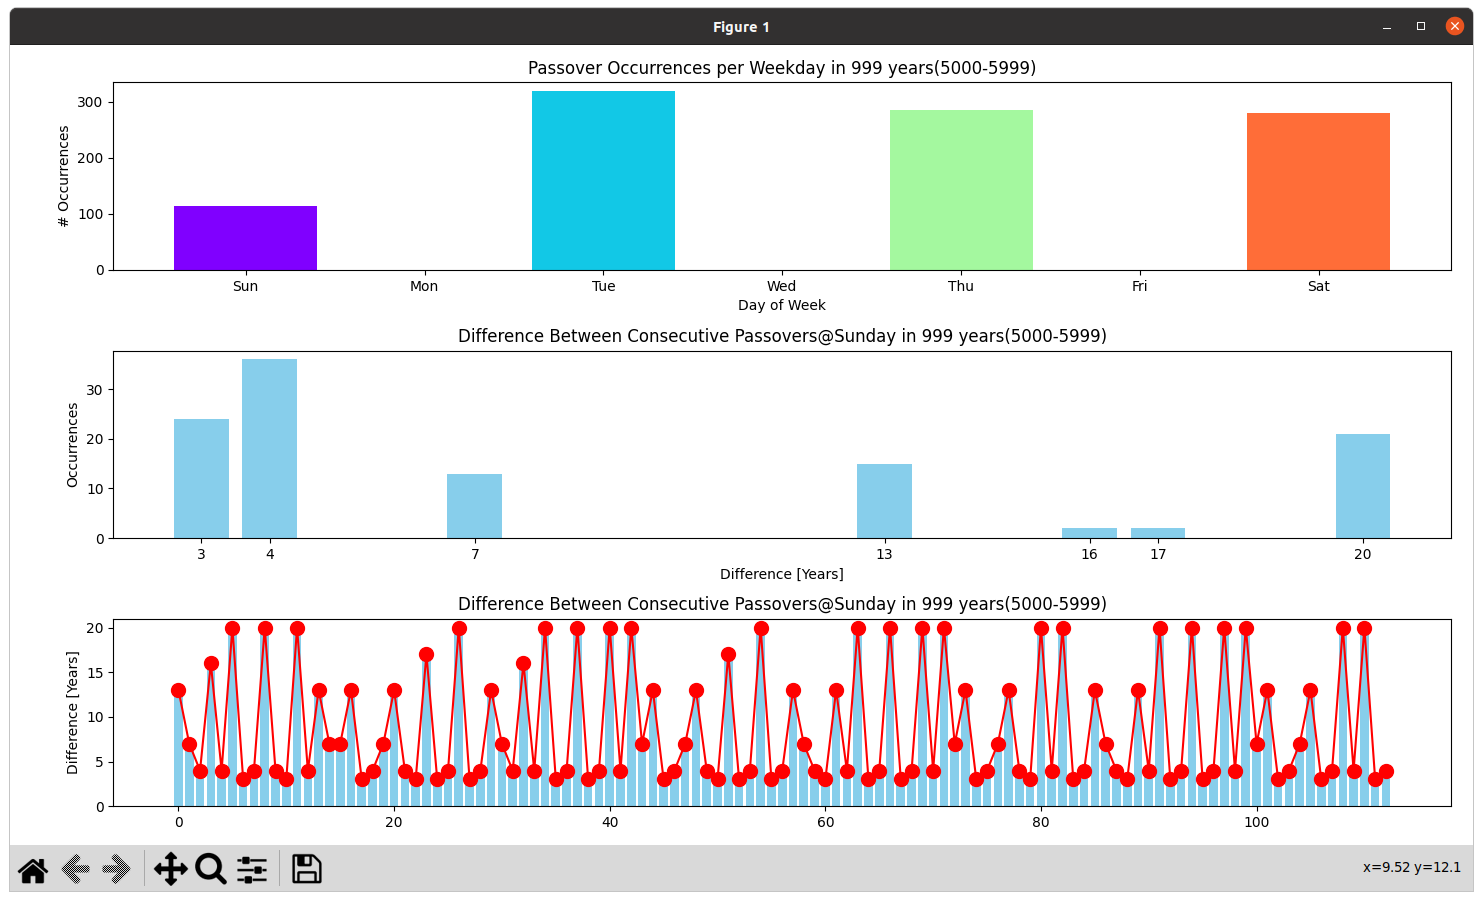

Source code (Python):
from collections import Counter
import matplotlib.pyplot as plt
import hdate
import molad
import numpy as np

begin, end = 5000, 5999
weekdays = []
for year in range(begin, end):
    the_day = hdate.HDate(15, "ניסן", year)
    weekdays.append(molad.Months.weekday(the_day))

yearlen = [molad.Months.year_days(year) for year in range(begin, end)]

# First histogram: count occurrences of weekdays
weekday_counts = Counter(weekdays)
labels = list(range(1, 8))
weekdays_names = ['Sun', 'Mon', 'Tue', 'Wed', 'Thu', 'Fri', 'Sat']
weekday_values = [weekday_counts.get(i, 0) for i in labels]

# Second histogram: count differences
diffs = np.diff(np.where(np.array(weekdays) == 1)).squeeze()
diff_counts = Counter(diffs)
diff_labels = sorted(diff_counts.keys())
diff_values = [diff_counts[i] for i in diff_labels]

# Create the subplots
fig, (ax1, ax2, ax3) = plt.subplots(3, 1, figsize=(10, 8))

# First plot: weekdays
colors = plt.cm.rainbow([i / 7 for i in range(7)])
ax1.bar(weekdays_names, weekday_values, color=colors)
ax1.set_title(
    f'Passover Occurrences per Weekday in {end-begin} years({begin}-{end})')
ax1.set_xlabel('Day of Week')
ax1.set_ylabel('# Occurrences')

# Second plot: differences
ax2.bar(diff_labels, diff_values, color='skyblue')
ax2.set_title(
    f'Difference Between Consecutive Passovers@Sunday in {end-begin} years({begin}-{end})')
ax2.set_xlabel('Difference [Years]')
ax2.set_ylabel('Occurrences')
ax2.set_xticks(diff_labels)  # Only integer ticks that actually appear


# Third plot: differences
ax3.bar(range(len(diffs)), diffs, color='skyblue')
ax3.set_title(
    f'Difference Between Consecutive Passovers@Sunday in {end-begin} years({begin}-{end})')
ax3.set_ylabel('Difference [Years]')
ax3.plot(range(len(diffs)), diffs, marker='o', color='red', markersize=10)


plt.tight_layout()
plt.show()
